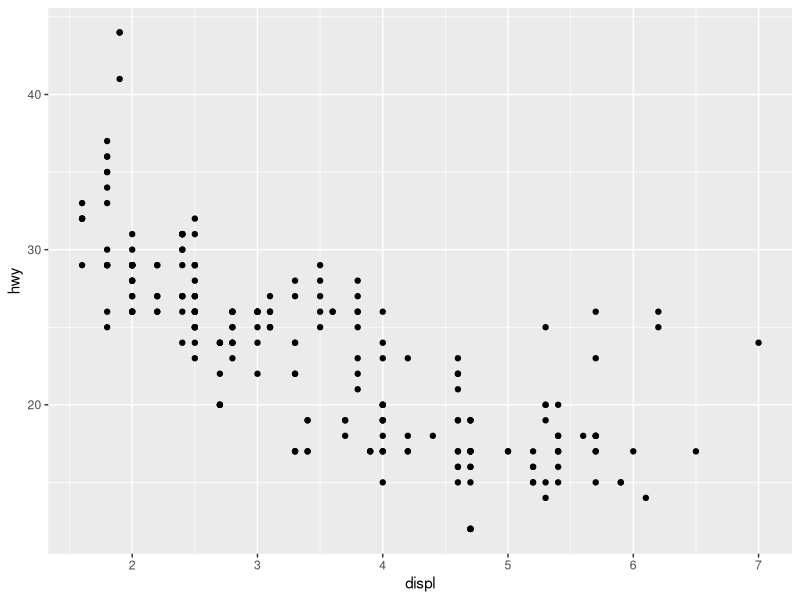
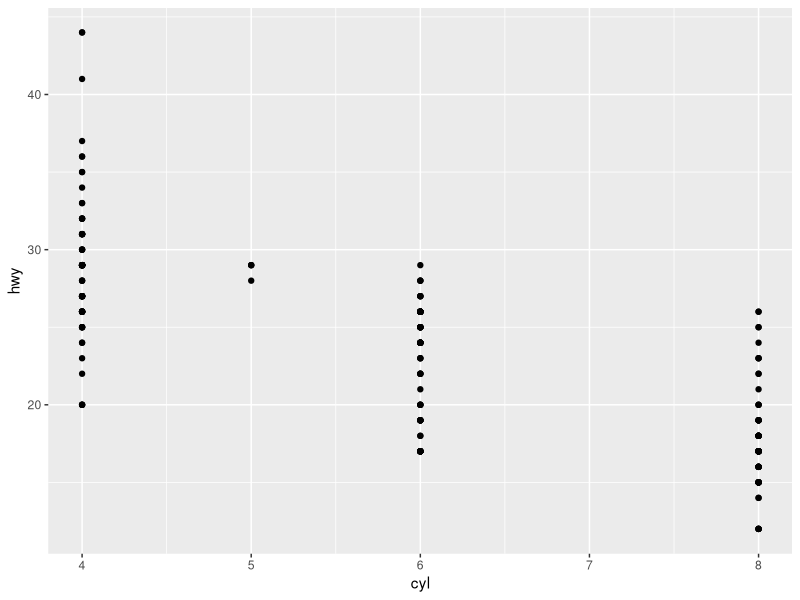
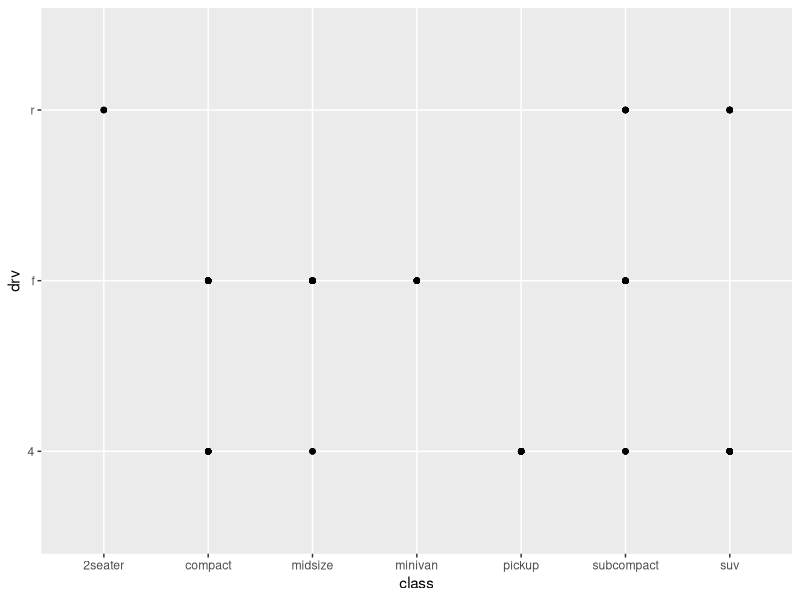
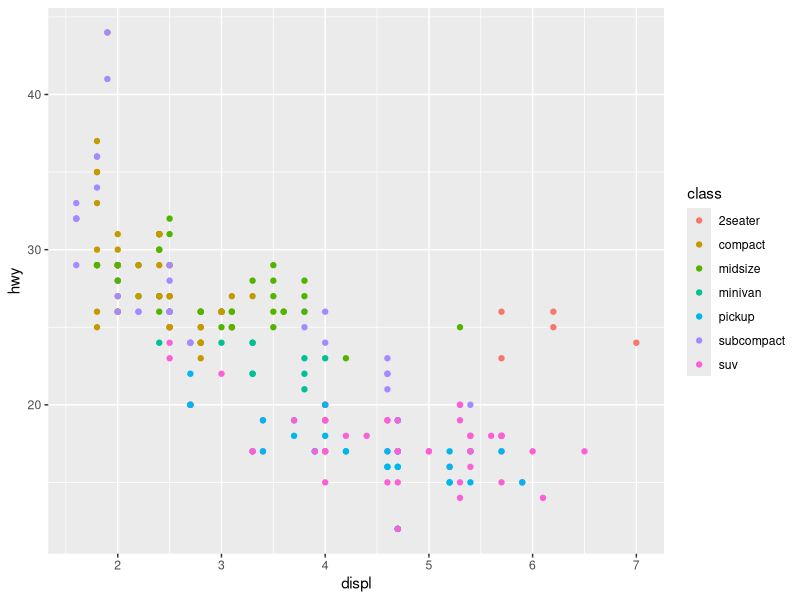
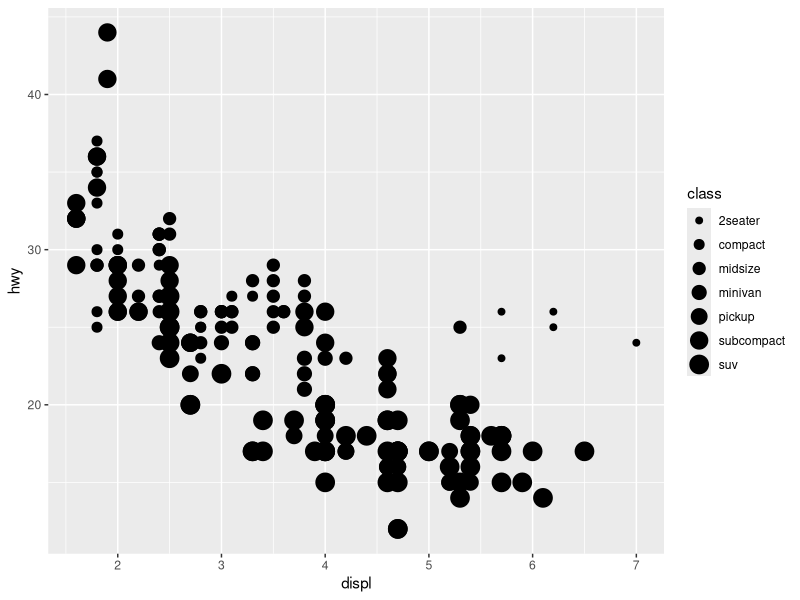
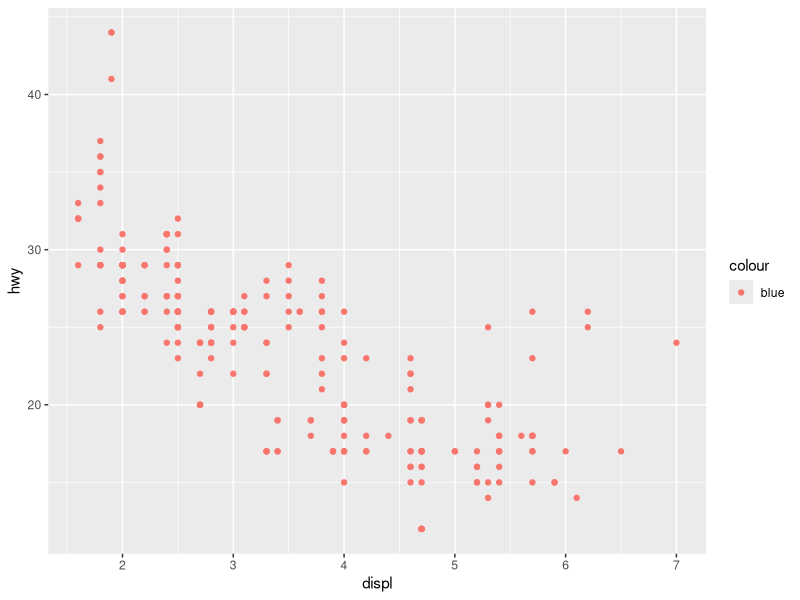
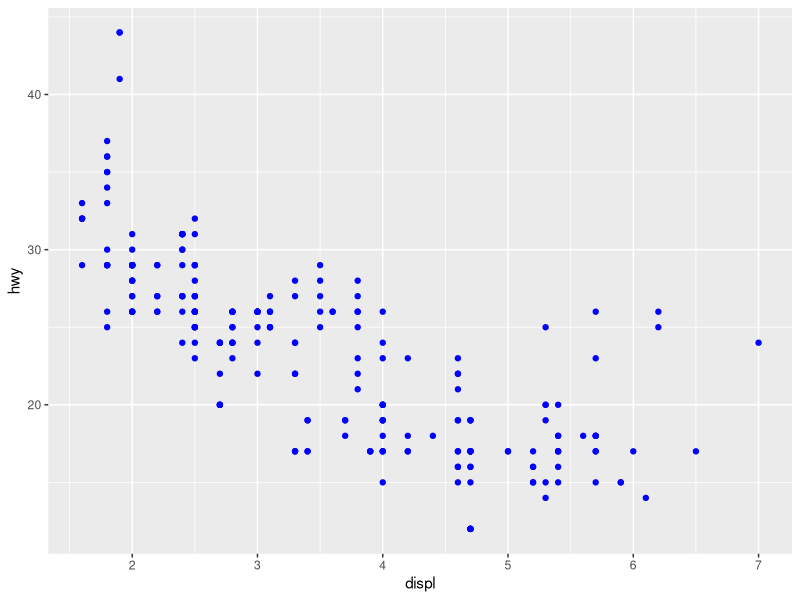
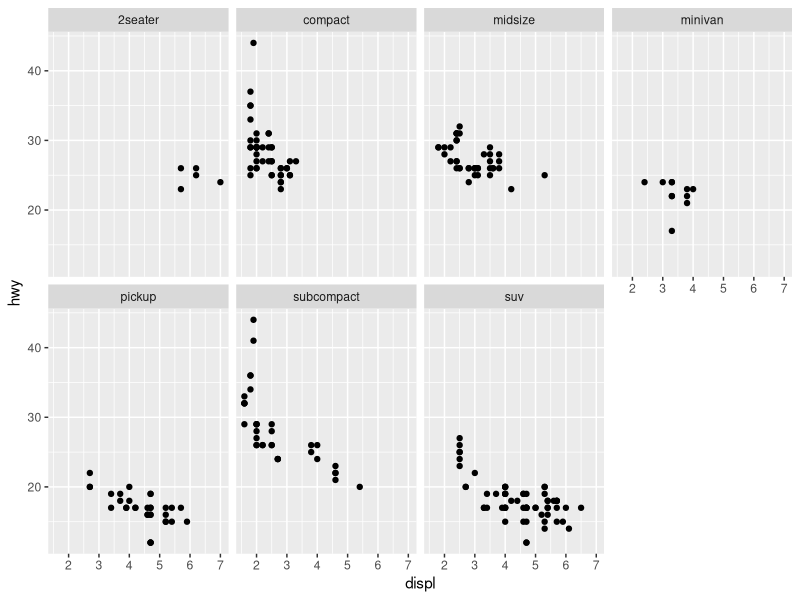

Recreate these plots in R, in order.
library(tidyverse)

ggplot(mpg) + 
  geom_point(aes(displ, hwy))

str(mpg) # 234 rows and 11 columns

?mpg

ggplot(mpg) + 
  geom_point(aes(cyl, hwy))

ggplot(mpg) + 
  geom_point(aes(class, drv))

ggplot(mpg) + 
  geom_point(aes(displ, hwy, color = class))

ggplot(mpg) + 
  geom_point(aes(displ, hwy, size = class))

# static color should be outside of aes 
ggplot(data = mpg) + 
  geom_point(mapping = aes(x = displ, y = hwy, color = "blue"))
ggplot(data = mpg) + 
  geom_point(mapping = aes(x = displ, y = hwy), color = "blue")

sapply(mpg, is.character)
sapply(mpg, negate(is.character))


ggplot(mpg) + 
  geom_point(aes(displ, hwy)) + 
  facet_wrap(~ class, nrow = 2)
